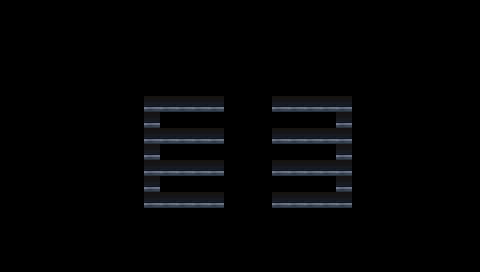

A level layout from a 2D game, rendered from its tile map. Below: a short description, then the map file with its tile-grid data intact:
An orthogonal 30x17 tile map with 16x16 px tiles, 1 tile layer (Tile Layer 1).

<map version="1.9" tiledversion="1.9.0" orientation="orthogonal" renderorder="right-down" width="30" height="17" tilewidth="16" tileheight="16" infinite="0" nextlayerid="2" nextobjectid="1">
 <editorsettings>
  <export target="../csv/crates_lvl_3.csv" format="csv" />
 </editorsettings>
 <tileset firstgid="1" name="Tiles" tilewidth="16" tileheight="16" tilecount="625" columns="25">
  <image source="../../Pixel Crawler - FREE - 1.8/Environment/Dungeon Prison/Assets/Tiles.png" trans="ffffff" width="400" height="400" />
 </tileset>
 <layer id="1" name="Tile Layer 1" width="30" height="17">
  <data encoding="csv">
238,238,238,238,238,238,238,238,238,238,238,238,238,238,238,238,238,238,238,238,238,238,238,238,238,238,238,238,238,238,
238,238,238,238,238,238,238,238,238,238,238,238,238,238,238,238,238,238,238,238,238,238,238,238,238,238,238,238,238,238,
238,238,238,238,238,238,238,238,238,238,238,238,238,238,238,238,238,238,238,238,238,238,238,238,238,238,238,238,238,238,
238,238,238,238,238,238,238,238,238,238,238,238,238,238,238,238,238,238,238,238,238,238,238,238,238,238,238,238,238,238,
238,238,238,238,238,238,238,238,238,238,238,0,0,0,0,0,0,0,0,0,0,0,238,238,238,238,238,238,238,238,
238,238,238,238,238,238,238,238,238,238,238,238,238,238,238,0,0,238,238,238,238,0,238,238,238,238,238,238,238,238,
238,238,238,238,238,238,238,238,238,2,2,2,2,2,0,0,0,2,2,2,2,2,238,238,238,238,238,238,238,238,
238,238,238,238,238,238,238,238,238,2,238,238,0,0,0,0,0,0,0,238,238,2,238,238,238,238,238,238,238,238,
238,238,238,238,238,238,238,238,238,2,2,2,2,2,0,0,0,2,2,2,2,2,238,238,238,238,238,238,238,238,
238,238,238,238,238,238,238,238,238,2,238,238,0,0,0,0,0,0,0,0,238,2,238,238,238,238,238,238,238,238,
238,238,238,238,238,238,238,238,238,2,2,2,2,2,0,0,0,2,2,2,2,2,238,238,238,238,238,238,238,238,
238,238,238,238,238,238,238,238,238,2,238,238,0,0,0,0,0,0,0,0,238,2,238,238,238,238,238,238,238,238,
238,238,238,238,238,238,238,238,238,2,2,2,2,2,0,0,0,2,2,2,2,2,0,238,238,238,238,238,238,238,
238,238,238,238,238,238,238,238,238,238,0,0,238,238,238,238,238,238,238,238,238,0,238,238,238,238,238,238,238,238,
238,238,238,238,238,238,238,238,238,238,238,0,0,0,0,0,0,0,0,0,0,238,238,238,238,238,238,238,238,238,
238,238,238,238,238,238,238,238,238,238,238,238,238,238,238,238,238,238,238,238,238,238,238,238,238,238,238,238,238,238,
238,238,238,238,238,238,238,238,238,238,238,238,238,238,238,238,238,238,238,238,238,238,238,238,238,238,238,238,238,238
</data>
 </layer>
</map>
